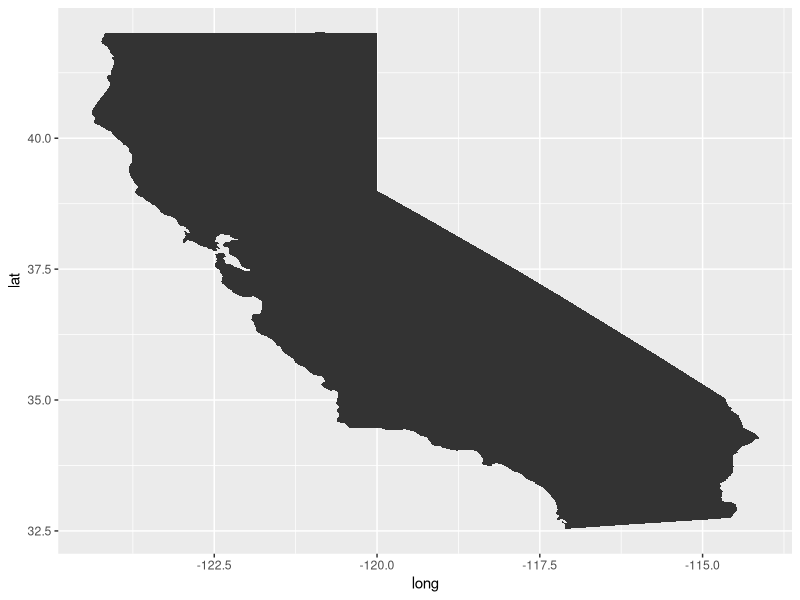
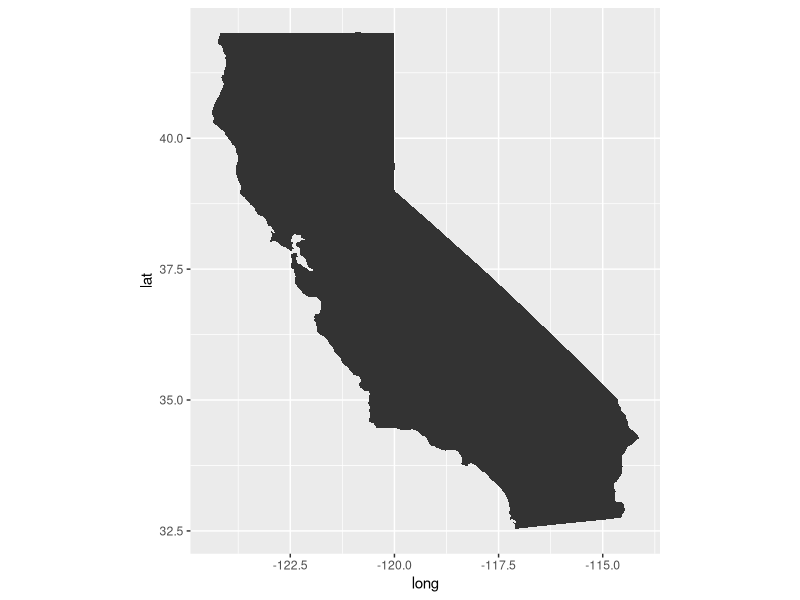
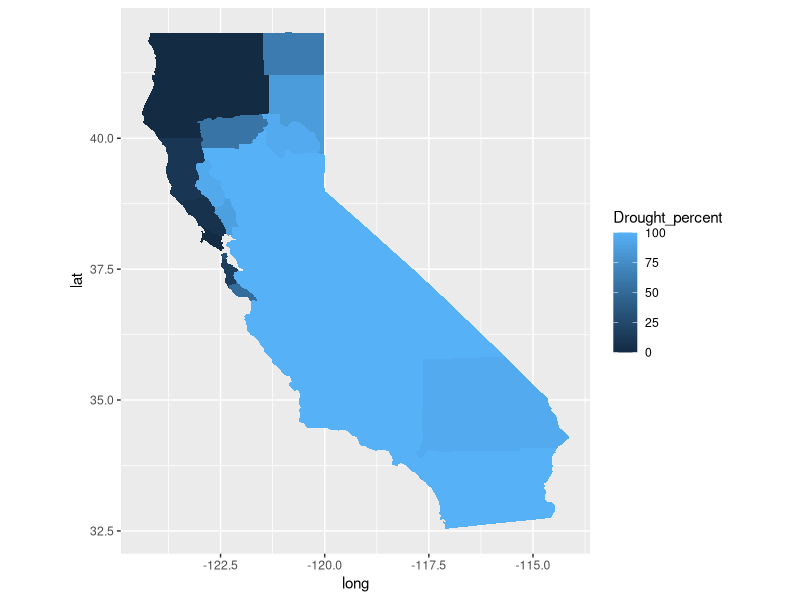
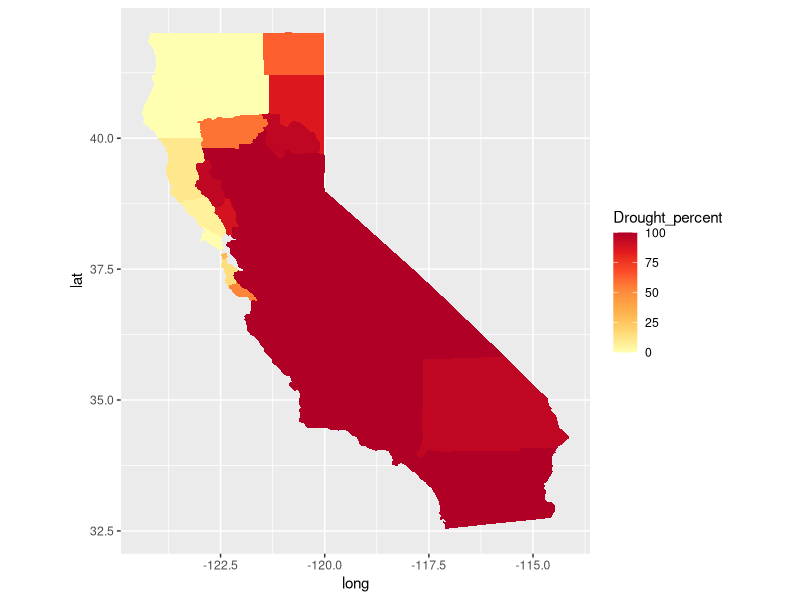

These charts were generated, in order, by the following R code:
## ---- chunk 1
library(ggplot2)
library(maps)
library(dplyr)
library(readr)
## ---- chunk 2
county_data <- map_data("county")
CA_data <- county_data %>% filter(region == "california")
head(CA_data)
## ---- chunk 3
ggplot(data = CA_data) + 
    geom_polygon(mapping = aes(x = long, y = lat, group = group))
## ---- chunk 4
ggplot(data = CA_data) + 
    geom_polygon(mapping = aes(x = long, y = lat, group = group)) + 
    coord_quickmap()
## ---- chunk 5
drought_data <- read_csv("Drought for Session 7.csv")
head(drought_data, n = 3)
## ---- chunk 6
head(CA_data, n = 3)
## ---- chunk 7
combined_data <- CA_data %>%
    left_join(drought_data, by = c("subregion" = "County"))
## ---- chunk 8
head(combined_data)
## ---- chunk 9
ggplot(data = combined_data) + 
    geom_polygon(mapping = aes(x = long, y = lat, 
            group = group, fill = Drought_percent)) + 
    coord_quickmap()
## ---- chunk 10
ggplot(data = combined_data) + 
    geom_polygon(mapping = aes(x = long, y = lat, 
            group = group, fill = Drought_percent)) + 
    scale_fill_distiller(palette = "YlOrRd", direction = 1) +
    coord_quickmap()
